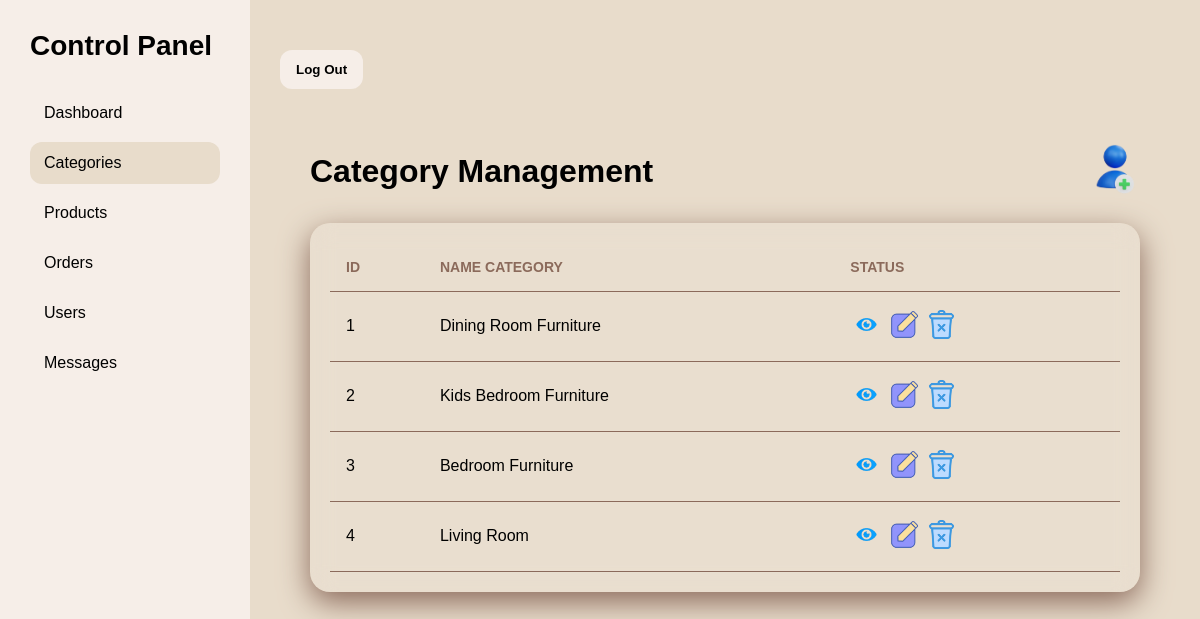
Screenshot of /admin/cate.php (signed in) with the database file from the repository.
### tables this page shows
CREATE TABLE `category` (
  `category_id` int(11) NOT NULL,
  `category_name` varchar(100) DEFAULT NULL
);

### admin/cate.php (the view, shortened to what this page needs)
 <?php
   include('inc/session.php');
?>
 <!DOCTYPE html>
<html lang="en">
<head>
<link rel="stylesheet" href="../admin/csss/style.css">
</head>
<body>
<div class="sidebar" id="sidebar">
  <div class="logo">Control Panel</div>
  <a href="index.php" >Dashboard</a>
         <div class="profile-wrap">
       <a href="#"  class="active" onclick="toggleMenuk()">Categories </a>
      </div>
<a href="product.php">Products</a>
  <a href="ord.php">Orders</a>
         <div class="profile-wrap">
       <a href="#"  onclick="toggleMenusss()">Users </a>
      </div>
  <a href="masge.php">Messages</a>
</div>
 <div class="main">
  <header class="topbar">
    <div class="top-actions">
     <a href="logout.php">   <button class="btn danger">Log Out</button></a>
    </div>
  </header>
<div class="main">
  <header>
    <h1>Category Management</h1>
  <a href="ins_cate.php"  title="Insert Users"><img src="img/ins.png" style="width: 50px;" /></a>
  </header>
  <section class="card">
    <table>
      <thead>
        <tr>
		<th>ID</th>
          <th>Name Category</th>
		  <th>Status</th>
        </tr>
      </thead>
      <tbody>
        <tr><?php
		$i=1;
$count=1;
$sel_querys="Select * from  category ORDER BY category_id desc;";
$result3 = mysqli_query($connect,$sel_querys);
while($row3 = mysqli_fetch_assoc($result3)) { ?>
                            <tr>
							<td><?php echo $i++ ?></td>
							<td><?php echo $row3["category_name"]; ?></td>
                                <td>
								<a href="se_cate.php?id=<?php echo $row3['category_id']; ?>"  title="Select"><img src="img/se.png" style="width: 33px;" /></a>
                                <a href="up_cate.php?id=<?php echo $row3['category_id']; ?>"  title="Update"><img src="img/up.png" style="width: 33px;" /></a>
                                <a href="de_cate.php?id=<?php echo $row3['category_id']; ?>"  title="Delete"><img src="img/de.png" style="width: 33px;" /></a>
                                </td>
                            </tr>
     	 					<?php $count--; } ?>
      </tbody>
    </table>
  </section>
</div>
</body>
</html>

### admin/csss/style.css (style rules this page uses)
* { margin:0;padding:0;box-sizing:border-box }
body { font-family:Arial,sans-serif;background:#E8DCCB;color:black;display:flex;min-height:100vh }
.sidebar { width:250px;background:linear-gradient(180deg,#E8DCCB,#E8DCCB);padding:25px;transition:.3s }
.sidebar .logo { font-size:28px;font-weight:700;margin-bottom:30px }
.sidebar a { display:block;color:black;text-decoration:none;padding:12px 14px;border-radius:12px;margin:8px 0 }
.sidebar a:hover,.sidebar a.active { background:#E8DCCB;color:black }
.main { flex:1;padding:24px }
.topbar { display:flex;justify-content:space-between;align-items:center;margin-bottom:25px }
.top-actions { display:flex;gap:12px;align-items:center }
.btn { border:none;padding:12px 16px;border-radius:12px;cursor:pointer;font-weight:700 }
.danger { background:#F6EEE8;color:black }
.profile-wrap { position:relative }
.card,.panel { background:#E8DCCB;padding:22px;border-radius:20px;box-shadow:0 10px 30px rgba(0,0,0,.25) }
.main { flex:1;padding:30px }
* { margin:0;padding:0;box-sizing:border-box;font-family:Arial,sans-serif }
body { display:flex;min-height:100vh;background:linear-gradient(135deg,#E8DCCB,#E8DCCB) }
.sidebar { width:250px;background:#F6EEE8;backdrop-filter:blur(10px);padding:30px;color:black }
.sidebar li:hover,.sidebar .active { background:#E8DCCB;color:black }
header { display:flex;justify-content:space-between;align-items:center;margin-bottom:25px }
header h1 { color:black }
header button { border:none;padding:12px 18px;border-radius:12px;background:#E8DCCB;color:black;font-weight:bold;cursor:pointer }
.card { background:rgba(255,255,255,.08);backdrop-filter:blur(12px);border-radius:20px;padding:20px;box-shadow:0 10px 30px #8B6A5B }
table { width:100%;border-collapse:collapse;color:black }
th,td { text-align:left;padding:16px;border-bottom:1px solid #8B6A5B }
th { color:#8B6A5B;font-size:14px;text-transform:uppercase }
button { margin-top: 20px; padding: 12px; background: #8B6A5B; color: black; border: none; border-radius: 5px; cursor: pointer; }

### rows the page displays
category: category_name "Dining Room Furniture"
category: category_name "Kids Bedroom Furniture"
category: category_name "Bedroom Furniture"
category: category_name "Living Room"
